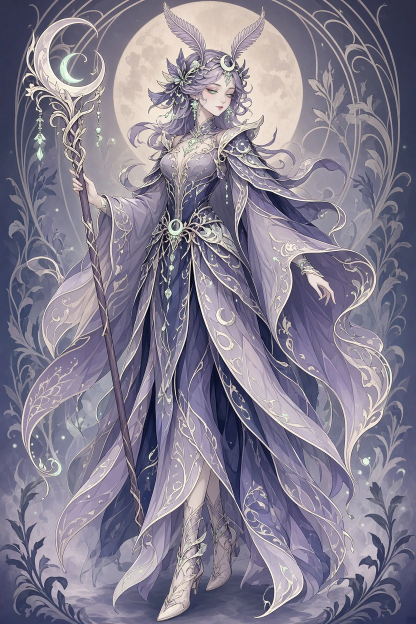
#> input picture concept-studio/style-dictionary/images/afk_ascended_hero_portrait_v1--grok_image_2.webp, 832 x 1248 px (shown at 1/2 size)
$ python -i atlas.py   (imports and definitions only)
#> lines starting #> are read from the running program, lines starting #| are printed output that depends on the picture; after the words box and inside, x2 and y2 are one past the last pixel; in counts of white or black regions, pixels touching at a corner belong together
#> further down, picture is the input picture: PIL image 832x1248 RGB; mean R, G, B 131, 125.5, 142.8
"""Labeled review atlas: pose rows by view columns, cut at native pixels.

Cells are cropped from the worker's renders without resampling, so a cell at the
bar height shows exactly the pixels a gameplay camera would. Every cell carries
its own label and the manifest binds each cell to its source image hash.
"""

from __future__ import annotations

import hashlib
from dataclasses import dataclass
from pathlib import Path
from typing import Any

from PIL import Image, ImageChops, ImageDraw, ImageFont

JsonObject = dict[str, Any]
LABEL_HEIGHT = 16
CELL_PADDING = 8
GUTTER = 2
BACKGROUND_TOLERANCE = 12


@dataclass(frozen=True)
class AtlasCell:
    row_label: str
    column_label: str
    path: Path


def _content_box(image: Image.Image) -> tuple[int, int, int, int]:
    """Bounding box of pixels that differ from the corner background color."""
    rgb = image.convert("RGB")
    background = Image.new("RGB", rgb.size, rgb.getpixel((0, 0)))
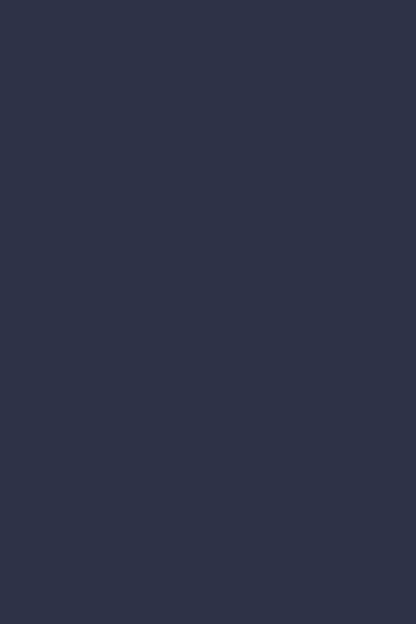
#> background: PIL image 832x1248 RGB (shown at 1/2 size); mean R, G, B 46, 50, 71
    difference = ImageChops.difference(rgb, background).convert("L")
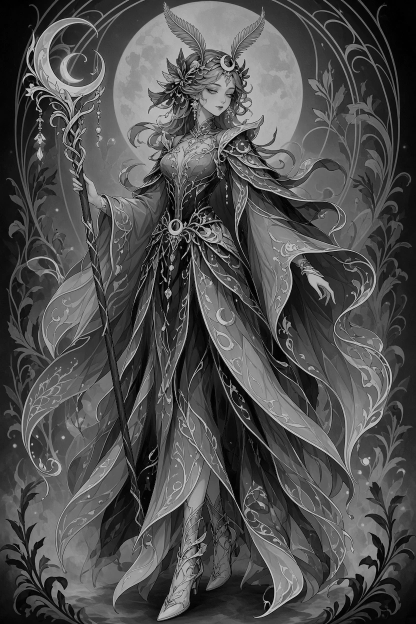
#> difference: PIL image 832x1248 L (shown at 1/2 size); min 0, max 204, mean 78.9
    mask = difference.point(lambda value: 255 if value > BACKGROUND_TOLERANCE else 0)
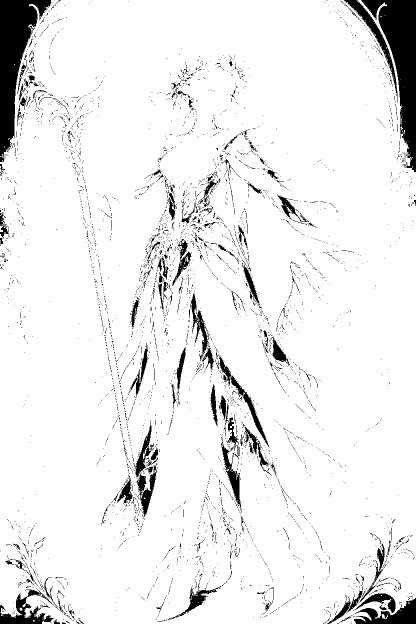
#> mask: PIL image 832x1248 L (shown at 1/2 size); 92.5% white; 4671 black regions (4486 under 20 px), largest, box (x1, y1, x2, y2) and area: (722, 0, 832, 344) 14513, (0, 0, 103, 324) 13749, (708, 1196, 832, 1248) 3190
    box = mask.getbbox()
#> box = (0, 0, 832, 1248)
    return box if box is not None else (0, 0, image.width, image.height)


# [126 lines left out: functions build_atlas, build_face_strip, not called in this run]

>>> from PIL import Image
>>> picture = Image.open('../../../../concept-studio/style-dictionary/images/afk_ascended_hero_portrait_v1--grok_image_2.webp')
>>> result = _content_box(picture)
#> result = (0, 0, 832, 1248)

$ run again, on concept-studio/style-dictionary/images/arknights_operator_promo--grok_image_2.webp
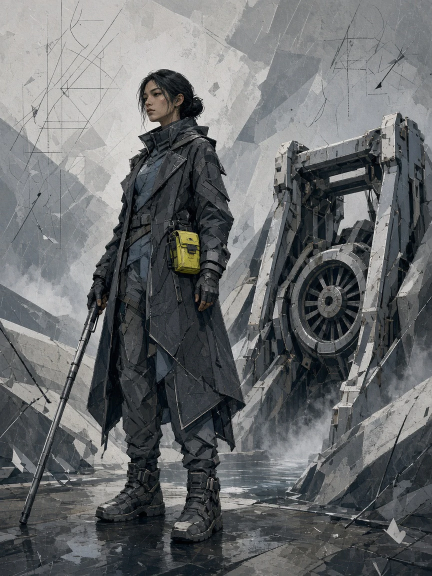
#> input picture concept-studio/style-dictionary/images/arknights_operator_promo--grok_image_2.webp, 864 x 1152 px (shown at 1/2 size)
#> picture is the input picture: PIL image 864x1152 RGB; mean R, G, B 104.8, 107.3, 108.6
#> in _content_box, `difference = ImageChops.difference(rgb, background).convert("L")`:
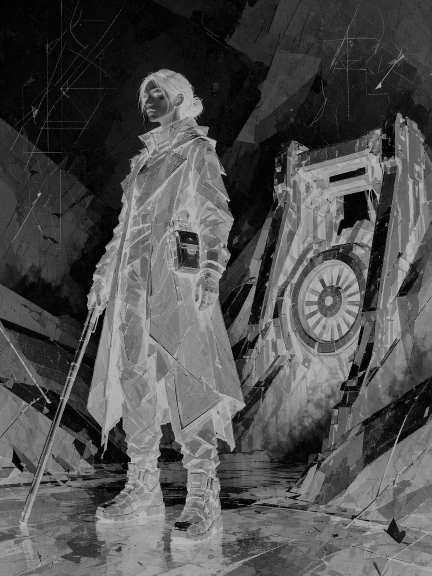
#> difference: PIL image 864x1152 L (shown at 1/2 size); min 0, max 184, mean 80.3
#> in _content_box, `mask = difference.point(lambda value: 255 if value > BACKGROUND_TOLERA..`:
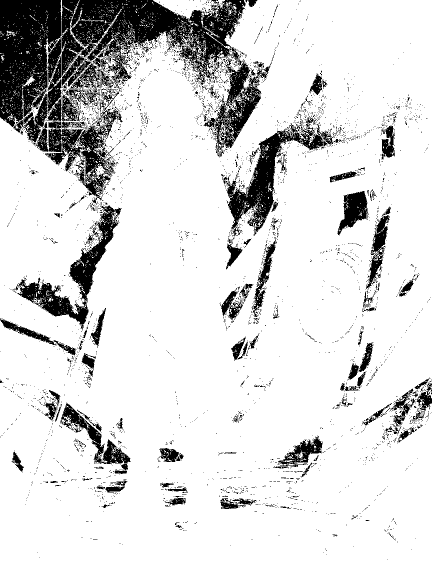
#> mask: PIL image 864x1152 L (shown at 1/2 size); 85.2% white; 3908 black regions (3739 under 20 px), largest, box (x1, y1, x2, y2) and area: (124, 0, 543, 313) 44030, (0, 0, 123, 285) 27739, (444, 246, 667, 472) 11138
#> box = (0, 0, 864, 1152)

$ run again, on concept-studio/style-dictionary/images/azur_lane_live2d_swimsuit_skin--grok_image_2.webp
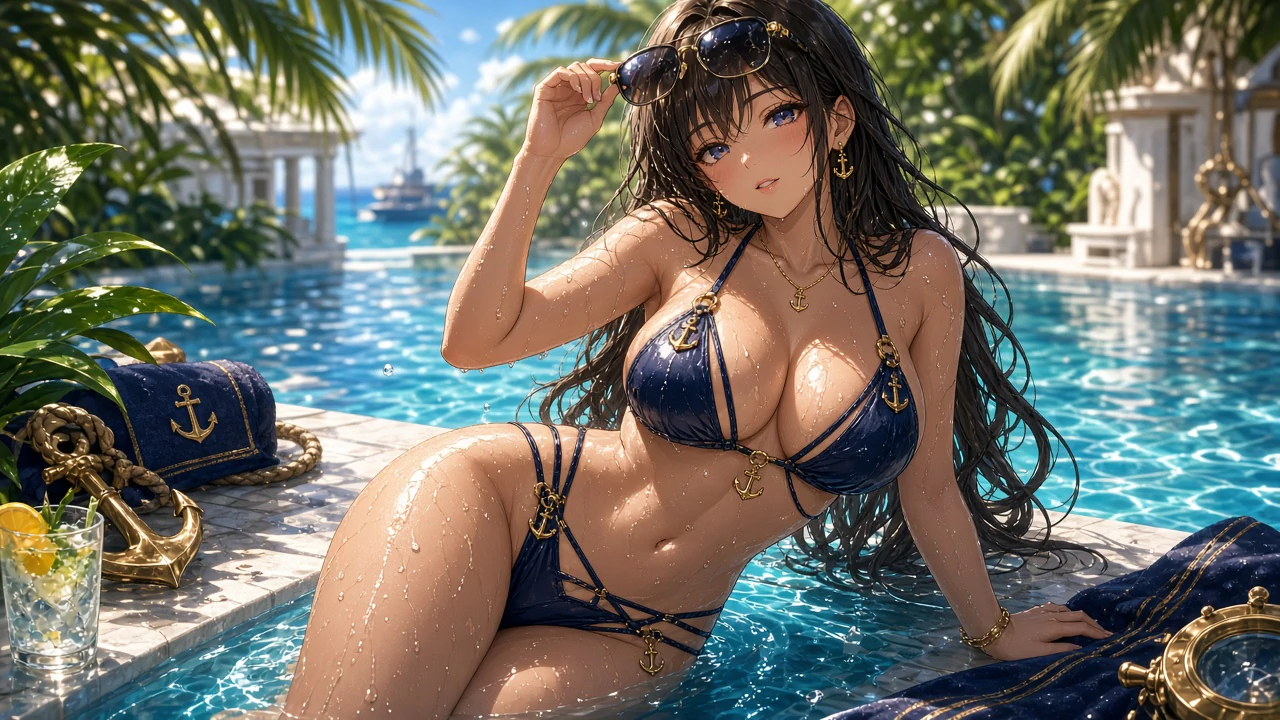
#> input picture concept-studio/style-dictionary/images/azur_lane_live2d_swimsuit_skin--grok_image_2.webp, 1280 x 720 px
#> picture is the input picture: PIL image 1280x720 RGB; mean R, G, B 112.2, 113.6, 104
#> in _content_box, `difference = ImageChops.difference(rgb, background).convert("L")`:
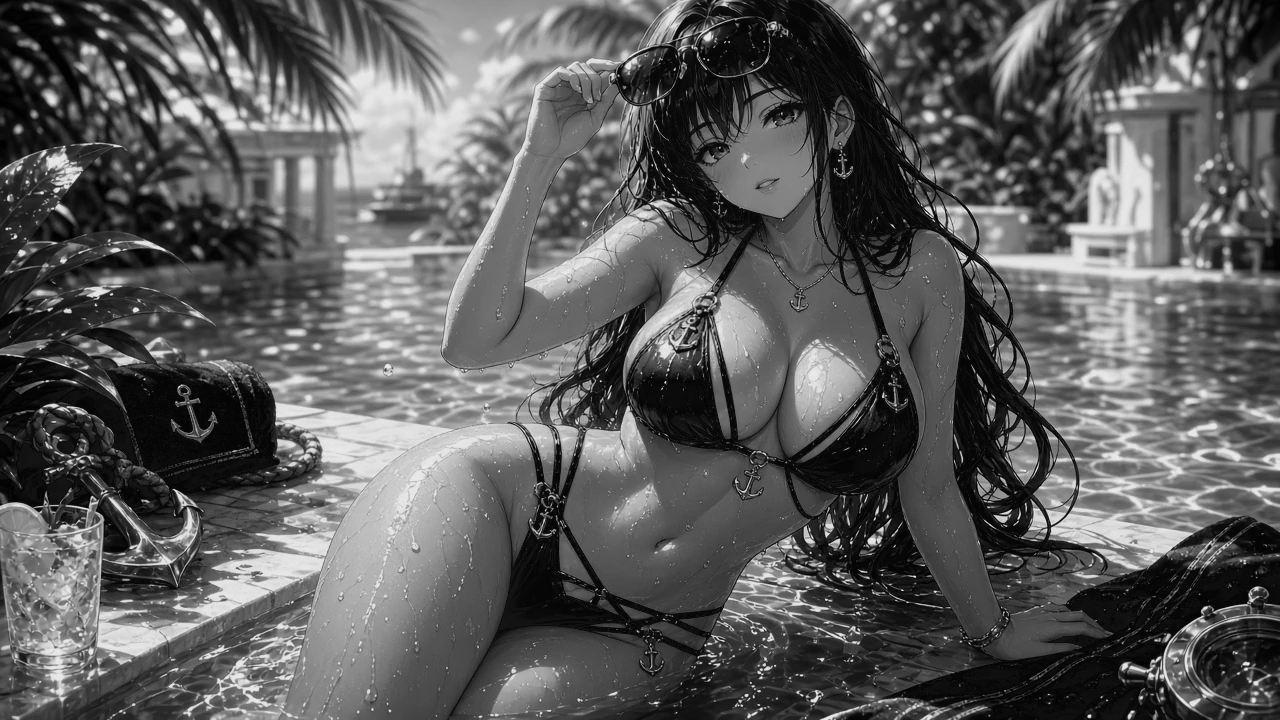
#> difference: PIL image 1280x720 L; min 0, max 233, mean 91.5
#> in _content_box, `mask = difference.point(lambda value: 255 if value > BACKGROUND_TOLERA..`:
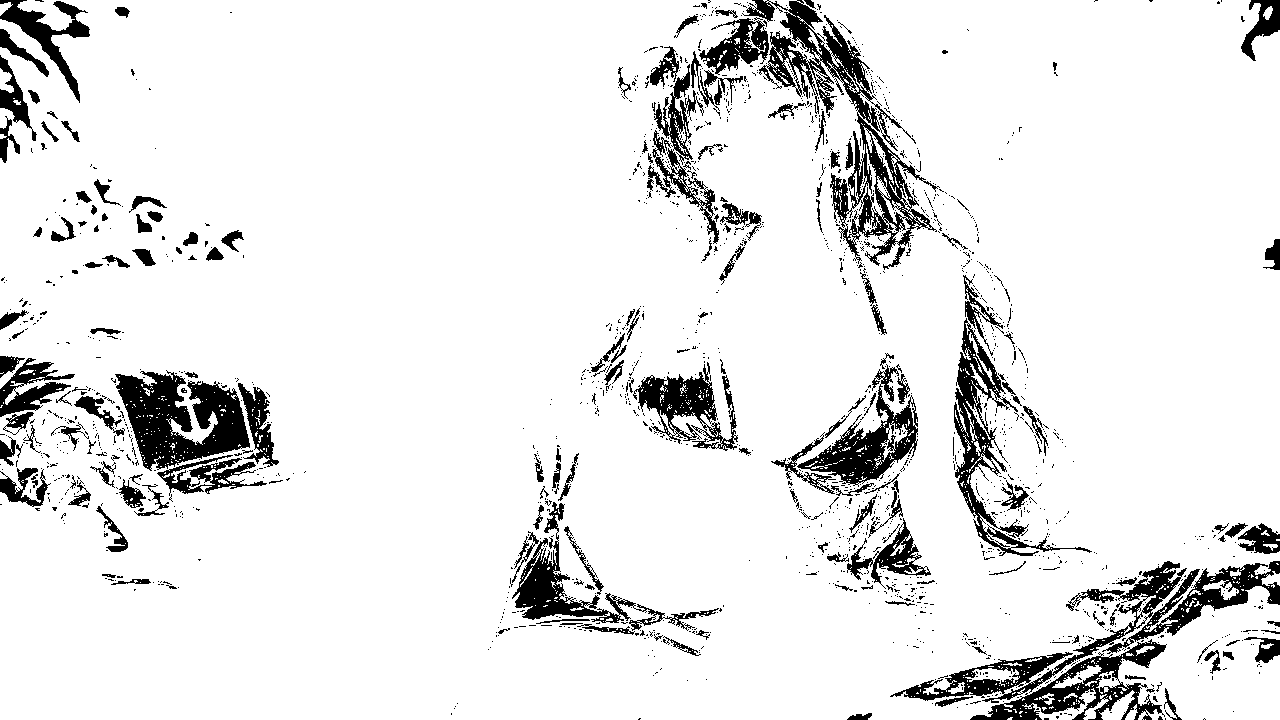
#> mask: PIL image 1280x720 L; 90.4% white; 1766 black regions (1579 under 20 px), largest, box (x1, y1, x2, y2) and area: (742, 0, 940, 270) 10491, (890, 561, 1280, 703) 8699, (115, 370, 250, 471) 7675
#> box = (0, 0, 1280, 720)
